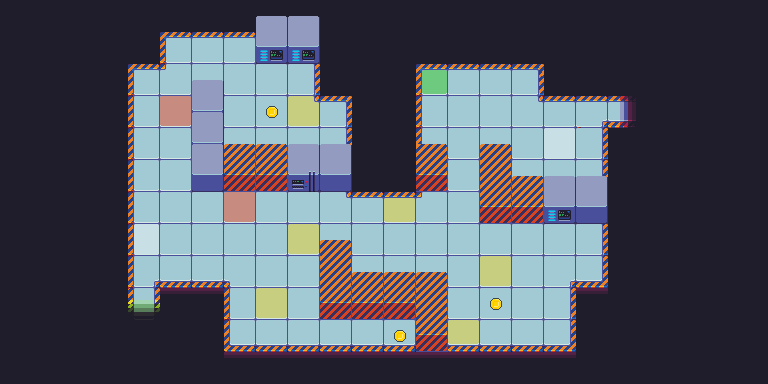

This game map was drawn from its Tiled (.tmx) file and the tilesets committed beside it. A one-line description and the full map source follow:
An orthogonal 24x12 tile map with 32x32 px tiles, 7 tile layers (Ground, Split, splitPercentage, Punishment, ...), 1 hidden layer not drawn.

<map version="1.5" tiledversion="1.6.0" orientation="orthogonal" renderorder="right-down" width="24" height="12" tilewidth="32" tileheight="32" infinite="0" nextlayerid="10" nextobjectid="1">
 <editorsettings>
  <export target="Level_3.tmx" format="tmx" />
 </editorsettings>
 <tileset firstgid="1" name="scifi" tilewidth="32" tileheight="32" tilecount="182" columns="14">
  <image source="tileset-scifi.png" width="448" height="416" />
  <tile id="154">
   <animation>
    <frame tileid="154" duration="200" />
    <frame tileid="155" duration="200" />
    <frame tileid="156" duration="200" />
    <frame tileid="157" duration="200" />
    <frame tileid="158" duration="200" />
    <frame tileid="159" duration="200" />
   </animation>
  </tile>
  <tile id="168">
   <animation>
    <frame tileid="168" duration="200" />
    <frame tileid="169" duration="200" />
    <frame tileid="170" duration="200" />
    <frame tileid="171" duration="200" />
    <frame tileid="172" duration="200" />
    <frame tileid="173" duration="200" />
   </animation>
  </tile>
 </tileset>
 <layer id="1" name="Ground" width="24" height="12" locked="1">
  <data encoding="csv">
18,18,18,18,18,18,18,18,18,18,18,18,18,18,18,18,18,18,18,18,18,18,18,18,
18,18,18,18,18,21,21,21,5,5,18,18,18,18,18,18,18,18,18,18,18,18,18,18,
18,18,18,18,21,21,21,21,21,21,18,18,18,21,21,21,21,18,18,18,18,18,18,18,
18,18,18,18,21,21,5,21,21,21,21,18,18,21,21,21,21,21,21,16,18,18,18,18,
18,18,18,18,21,21,5,21,21,21,21,18,18,21,21,21,21,21,21,18,18,18,18,18,
18,18,18,18,21,21,5,5,5,5,5,18,18,5,21,5,21,21,21,18,18,18,18,18,
18,18,18,18,21,21,21,21,21,21,21,21,21,21,21,5,5,5,5,18,18,18,18,18,
18,18,18,18,21,21,21,21,21,21,21,21,21,21,21,21,21,21,21,18,18,18,18,18,
18,18,18,18,21,21,21,21,21,21,5,21,21,21,21,21,21,21,21,18,18,18,18,18,
18,18,18,18,70,18,18,21,21,21,5,5,5,5,21,21,21,21,18,18,18,18,18,18,
18,18,18,18,18,18,18,21,21,21,21,21,21,5,21,21,21,21,18,18,18,18,18,18,
18,18,18,18,18,18,18,18,18,18,18,18,18,18,18,18,18,18,18,18,18,18,18,18
</data>
 </layer>
 <layer id="5" name="Split" width="24" height="12" locked="1">
  <data encoding="csv">
0,0,0,0,0,0,0,0,0,0,0,0,0,0,0,0,0,0,0,0,0,0,0,0,
0,0,0,0,0,0,0,0,0,0,0,0,0,0,0,0,0,0,0,0,0,0,0,0,
0,0,0,0,0,0,0,0,0,0,0,0,0,180,0,0,0,0,0,0,0,0,0,0,
0,0,0,0,0,181,0,0,0,181,0,0,0,0,0,0,0,0,0,0,0,0,0,0,
0,0,0,0,0,0,0,0,0,0,0,0,0,0,0,0,0,182,0,0,0,0,0,0,
0,0,0,0,0,0,0,0,0,0,0,0,0,0,0,0,0,0,0,0,0,0,0,0,
0,0,0,0,0,0,0,180,0,0,0,0,181,0,0,0,0,0,0,0,0,0,0,0,
0,0,0,0,182,0,0,0,0,179,0,0,0,0,0,0,0,0,0,0,0,0,0,0,
0,0,0,0,0,0,0,0,0,0,0,0,0,0,0,182,0,0,0,0,0,0,0,0,
0,0,0,0,0,0,0,0,182,0,0,0,0,0,0,0,0,0,0,0,0,0,0,0,
0,0,0,0,0,0,0,0,0,0,0,0,0,0,179,0,0,0,0,0,0,0,0,0,
0,0,0,0,0,0,0,0,0,0,0,0,0,0,0,0,0,0,0,0,0,0,0,0
</data>
 </layer>
 <layer id="8" name="splitPercentage" width="24" height="12" locked="1" opacity="0.4">
  <data encoding="csv">
0,0,0,0,0,0,0,0,0,0,0,0,0,0,0,0,0,0,0,0,0,0,0,0,
0,0,0,0,0,0,0,0,0,0,0,0,0,0,0,0,0,0,0,0,0,0,0,0,
0,0,0,0,0,0,0,0,0,0,0,0,0,153,0,0,0,0,0,0,0,0,0,0,
0,0,0,0,0,166,0,0,0,164,0,0,0,0,0,0,0,0,0,0,0,0,0,0,
0,0,0,0,0,0,0,0,0,0,0,0,0,0,0,0,0,150,0,0,0,0,0,0,
0,0,0,0,0,0,0,0,0,0,0,0,0,0,0,0,0,0,0,0,0,0,0,0,
0,0,0,0,0,0,0,166,0,0,0,0,164,0,0,0,0,0,0,0,0,0,0,0,
0,0,0,0,150,0,0,0,0,164,0,0,0,0,0,0,0,0,0,0,0,0,0,0,
0,0,0,0,0,0,0,0,0,0,0,0,0,0,0,164,0,0,0,0,0,0,0,0,
0,0,0,0,0,0,0,0,164,0,0,0,0,0,0,0,0,0,0,0,0,0,0,0,
0,0,0,0,0,0,0,0,0,0,0,0,0,0,164,0,0,0,0,0,0,0,0,0,
0,0,0,0,0,0,0,0,0,0,0,0,0,0,0,0,0,0,0,0,0,0,0,0
</data>
 </layer>
 <layer id="9" name="Punishment" width="24" height="12">
  <data encoding="csv">
0,0,0,0,0,0,0,0,0,0,0,0,0,0,0,0,0,0,0,0,0,0,0,0,
0,0,0,0,0,0,0,0,0,0,0,0,0,0,0,0,0,0,0,0,0,0,0,0,
0,0,0,0,0,0,0,0,0,0,0,0,0,0,0,0,0,0,0,0,0,0,0,0,
0,0,0,0,0,0,0,0,0,0,0,0,0,0,0,0,0,0,0,0,0,0,0,0,
0,0,0,0,0,169,0,0,0,0,0,0,0,0,0,0,0,0,0,0,0,0,0,0,
0,0,0,0,0,0,0,0,0,0,0,0,0,0,0,0,0,0,0,0,0,0,0,0,
0,0,0,0,0,0,0,0,0,0,0,0,0,0,0,0,0,0,0,0,0,0,0,0,
0,0,0,0,0,0,0,0,0,0,0,0,0,0,0,0,0,0,0,0,0,0,0,0,
0,0,0,0,0,0,0,0,0,0,0,0,0,0,0,0,0,0,0,0,0,0,0,0,
0,0,0,0,0,0,0,0,0,169,0,0,0,0,0,0,0,0,0,0,0,0,0,0,
0,0,0,0,0,0,0,0,0,0,0,0,0,0,0,0,0,0,0,0,0,0,0,0,
0,0,0,0,0,0,0,0,0,0,0,0,0,0,0,0,0,0,0,0,0,0,0,0
</data>
 </layer>
 <layer id="7" name="Direction" width="24" height="12" visible="0" locked="1">
  <data encoding="csv">
0,0,0,0,0,0,0,0,0,0,0,0,0,0,0,0,0,0,0,0,0,0,0,0,
0,0,0,0,0,0,0,0,0,0,0,0,0,0,0,0,0,0,0,0,0,0,0,0,
0,0,0,0,0,0,0,0,0,0,0,0,0,153,0,0,0,0,0,0,0,0,0,0,
0,0,0,0,0,150,0,0,0,150,0,0,0,0,0,0,0,0,0,0,0,0,0,0,
0,0,0,0,0,0,0,0,0,0,0,0,0,0,0,0,0,166,0,0,0,0,0,0,
0,0,0,0,0,0,0,0,0,0,0,0,0,0,0,0,0,0,0,0,0,0,0,0,
0,0,0,0,0,0,0,153,0,0,0,0,150,0,0,0,0,0,0,0,0,0,0,0,
0,0,0,0,166,0,0,0,0,151,0,0,0,0,0,0,0,0,0,0,0,0,0,0,
0,0,0,0,0,0,0,0,0,0,0,0,0,0,0,166,0,0,0,0,0,0,0,0,
0,0,0,0,0,0,0,0,166,0,0,0,0,0,0,0,0,0,0,0,0,0,0,0,
0,0,0,0,0,0,0,0,0,0,0,0,0,0,151,0,0,0,0,0,0,0,0,0,
0,0,0,0,0,0,0,0,0,0,0,0,0,0,0,0,0,0,0,0,0,0,0,0
</data>
 </layer>
 <layer id="4" name="Design" width="24" height="12" locked="1">
  <data encoding="csv">
0,0,0,0,0,0,0,0,0,0,0,0,0,0,0,0,0,0,0,0,0,0,0,0,
0,0,0,0,0,114,115,115,45,45,0,0,0,0,0,0,0,0,0,0,0,0,0,0,
0,0,0,0,114,132,129,129,129,130,0,0,0,114,115,115,116,0,0,0,0,0,0,0,
0,0,0,0,128,129,43,129,129,131,116,0,0,128,129,129,131,115,125,0,0,0,0,0,
0,0,0,0,128,129,43,129,129,129,130,0,0,128,129,129,129,129,130,0,0,0,0,0,
0,0,0,0,128,129,43,46,46,44,43,0,0,46,129,32,129,129,130,0,0,0,0,0,
0,0,0,0,128,129,129,129,129,129,131,115,115,132,129,46,46,45,43,0,0,0,0,0,
0,0,0,0,128,129,129,129,129,129,129,129,129,129,129,129,129,129,130,0,0,0,0,0,
0,0,0,0,137,143,143,118,129,129,32,129,129,129,129,129,129,117,144,0,0,0,0,0,
0,0,0,0,0,17,17,128,129,129,46,46,46,0,129,129,129,130,17,0,0,0,0,0,
0,0,0,0,0,0,0,142,143,143,143,143,143,46,143,143,143,144,0,0,0,0,0,0,
0,0,0,0,0,0,0,17,17,17,17,17,17,17,17,17,17,17,0,0,0,0,0,0
</data>
 </layer>
 <layer id="3" name="Action" width="24" height="12" locked="1">
  <data encoding="csv">
0,0,0,0,0,0,0,0,0,0,0,0,0,0,0,0,0,0,0,0,0,0,0,0,
0,0,0,0,0,0,0,0,0,0,0,0,0,0,0,0,0,0,0,0,0,0,0,0,
0,0,0,0,0,0,0,0,0,0,0,0,0,0,0,0,0,0,0,0,0,0,0,0,
0,0,0,0,0,0,0,0,155,0,0,0,0,0,0,0,0,0,0,0,0,0,0,0,
0,0,0,0,0,0,0,0,0,0,0,0,0,0,0,0,0,0,0,0,0,0,0,0,
0,0,0,0,0,0,0,0,0,0,0,0,0,0,0,0,0,0,0,0,0,0,0,0,
0,0,0,0,0,0,0,0,0,0,0,0,0,0,0,0,0,0,0,0,0,0,0,0,
0,0,0,0,0,0,0,0,0,0,0,0,0,0,0,0,0,0,0,0,0,0,0,0,
0,0,0,0,0,0,0,0,0,0,0,0,0,0,0,0,0,0,0,0,0,0,0,0,
0,0,0,0,0,0,0,0,0,0,0,0,0,0,0,155,0,0,0,0,0,0,0,0,
0,0,0,0,0,0,0,0,0,0,0,0,155,0,0,0,0,0,0,0,0,0,0,0,
0,0,0,0,0,0,0,0,0,0,0,0,0,0,0,0,0,0,0,0,0,0,0,0
</data>
 </layer>
 <layer id="2" name="Perspective" width="24" height="12" locked="1">
  <data encoding="csv">
0,0,0,0,0,0,0,0,31,31,0,0,0,0,0,0,0,0,0,0,0,0,0,0,
0,0,0,0,0,0,0,0,0,0,0,0,0,0,0,0,0,0,0,0,0,0,0,0,
0,0,0,0,0,0,31,0,0,0,0,0,0,0,0,0,0,0,0,0,0,0,0,0,
0,0,0,0,0,0,31,0,0,0,0,0,0,0,0,0,0,0,0,0,0,0,0,0,
0,0,0,0,0,0,31,32,32,31,31,0,0,32,0,32,0,0,0,0,0,0,0,0,
0,0,0,0,0,0,0,0,0,0,0,0,0,0,0,0,32,31,31,0,0,0,0,0,
0,0,0,0,0,0,0,0,0,0,0,0,0,0,0,0,0,0,0,0,0,0,0,0,
0,0,0,0,0,0,0,0,0,0,32,0,0,0,0,0,0,0,0,0,0,0,0,0,
0,0,0,0,0,0,0,0,0,0,0,32,32,32,0,0,0,0,0,0,0,0,0,0,
0,0,0,0,0,0,0,0,0,0,0,0,0,32,0,0,0,0,0,0,0,0,0,0,
0,0,0,0,0,0,0,0,0,0,0,0,0,0,0,0,0,0,0,0,0,0,0,0,
0,0,0,0,0,0,0,0,0,0,0,0,0,0,0,0,0,0,0,0,0,0,0,0
</data>
 </layer>
</map>